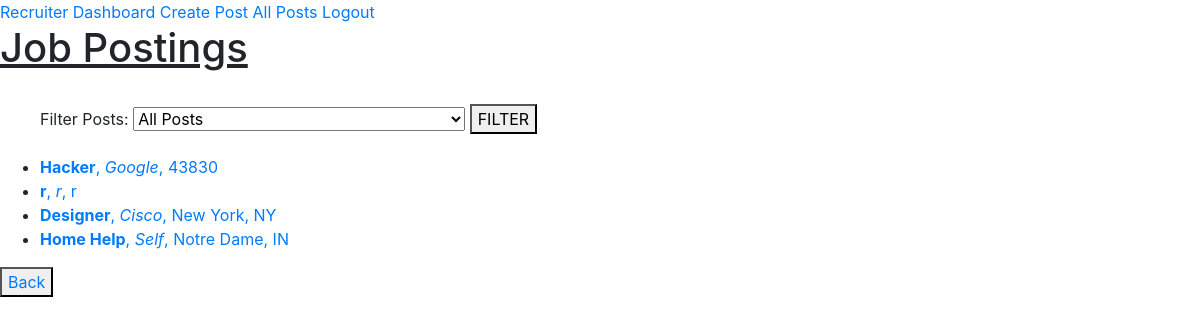
Screenshot of /recruiterViewAllPosts/ (signed in) with the database file from the repository.
### project/models.py (models this page shows)
class Post(models.Model):
    position_title = models.CharField(max_length=200)
    position_type = models.CharField(max_length=200)
    location = models.CharField(max_length=200)
    preferred_skills = models.TextField(max_length=200)
    description = models.TextField(max_length=200)
    company = models.CharField(max_length=200)
    expiration_date = models.DateTimeField()
    status = models.CharField(max_length=200)
    recruiter= models.ForeignKey(RecruiterProfile, on_delete=models.CASCADE, default="")
    likes = models.ManyToManyField(CandidateProfile, blank=True,related_name='likes')
    dislikes = models.ManyToManyField(CandidateProfile, blank=True, related_name='dislikes')

### project/views.py (the view)
# urls.py: path('recruiterViewAllPosts/', views.RecruiterIndexView.as_view(), name='ViewAllPosts'),
class RecruiterIndexView(ListView):
    template_name = 'project/recruiterViewAllPosts.html'
    context_object_name = 'post_list'
    def get_queryset(self):
        uname_id = RecruiterProfile.objects.filter(username=self.request.session['logged_user'])[0]
        return (Post.objects.filter(recruiter=uname_id).order_by('-expiration_date'))

### project/templates/project/recruiterViewAllPosts.html (shortened to what this page needs)
{% extends "project/post.html" %}<b>
{% block content %}
    {% if post_list %}
        <b>
            <h1>
                <u>Job Postings</u>
            </h1>
        </b>
        <ul>
            <br>
            <form action="/recruiter_filter" method="get">
            <label for="d">Filter Posts:</label>
            <select name="filter">
                <option value="all">
                    All Posts
                </option>
            </select>
            <button type="submit" value="FILTER">
                FILTER
                </button>
            </form>
            <p class="printfiltered">
                {% for post in post_list%}
                <li>
                    <a href="/Rec/{{ post.id }}/"><b>{{post.position_title}}</b>,
                <i>{{ post.company }}</i>,
            {{ post.location }}
        </a>
    </li>
    {% endfor %}
</p>
</ul>
{% else %}
<p>
    You have not yet created job postings.
</p>
{% endif %}
<button type="submit">
    <a href='/recruiterDashboard/'>Back</a>
    </button>
{% endblock %}

### rows the page displays
Post: position_title "Hacker", company "Google", location "43830"
Post: position_title "r", company "r", location "r"
Post: position_title "Designer", company "Cisco", location "New York, NY"
Post: position_title "Home Help", company "Self", location "Notre Dame, IN"
